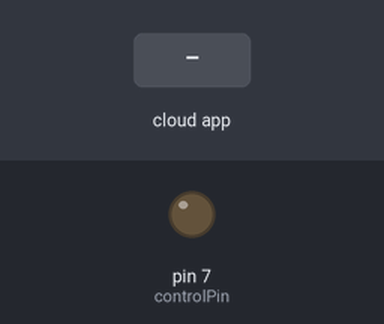
The sketch below on a simulated Arduino Uno, built with avr-gcc and run on an emulated ATmega328P. On the bench: output pins drawn as LEDs (lit = HIGH). Inputs (shaded band) come from the test bench. The ROS host is connected and sends only what is stated.

Above: at 1.2 s.
1.3 s: the phone or cloud app sets set_msg to activate
At 1.7 s:
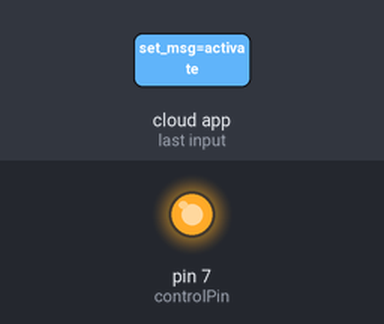
Timing chart, 0 to 4.3 s (numbered marks = the images above; inputs shaded):
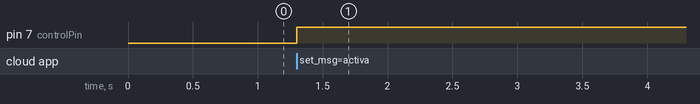

The sketch:

ROSControl.ino
```cpp
/*
 * rosserial Subscriber Example
 * Blinks an LED on callback
 */

#include <ros.h>
#include <std_msgs/String.h>

ros::NodeHandle  nh;

int controlPin = 7;
//char *channel = "ctrl_msg";
char *channel = "set_msg";

char *message = "";

void messageCb( const std_msgs::String& toggle_msg){
  String a = toggle_msg.data;
  a.toCharArray(message, a.length()+1);
  if (a.equalsIgnoreCase("activate")) {
    digitalWrite(controlPin, HIGH);
  } else {
    digitalWrite(controlPin, LOW);
  }
  //digitalWrite(controlPin, HIGH-digitalRead(controlPin));   // blink the led
}

ros::Subscriber<std_msgs::String> sub(channel, &messageCb );

void setup()
{
  pinMode(controlPin, OUTPUT);
  nh.initNode();
  nh.subscribe(sub);
}

void loop()
{
  nh.spinOnce();
  delay(1);
}
```

Measured:
- after the input at 1.3 s, pin 7 (controlPin): LOW → HIGH at once
